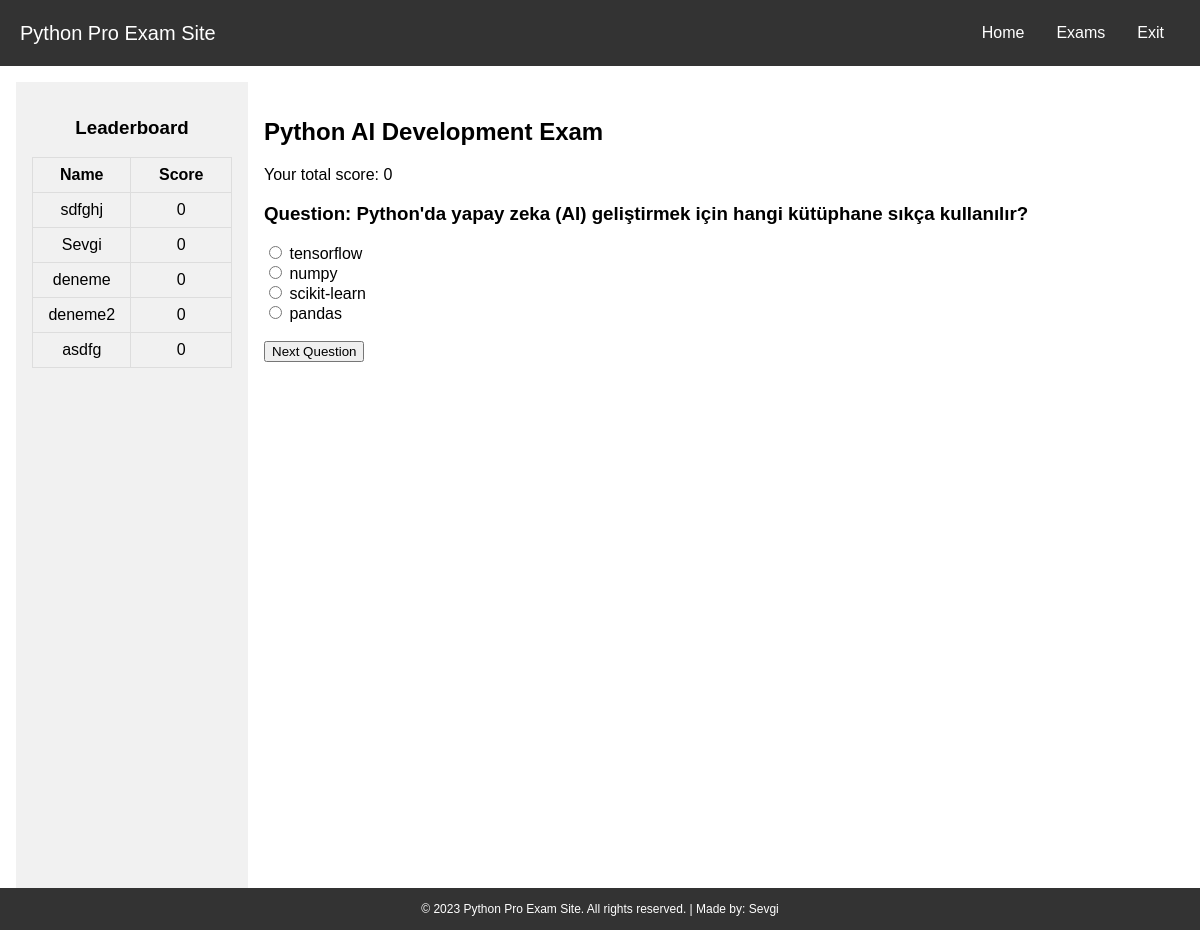
The page /examPythonAI (signed in) on the database as committed earlier.
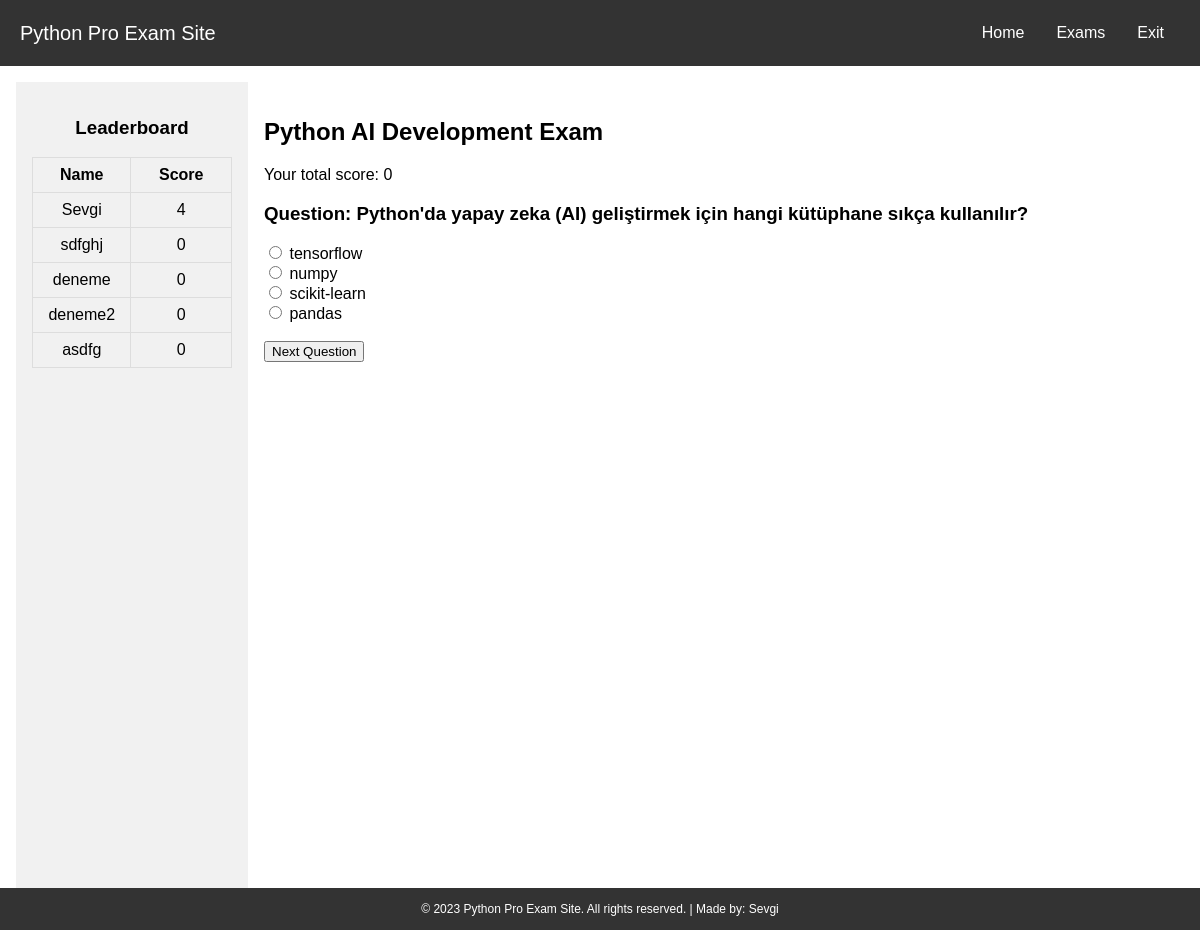
The same page on the database as committed later.
### tables this page shows
CREATE TABLE users (id INTEGER PRIMARY KEY, username TEXT NOT NULL, nickname TEXT NOT NULL, password TEXT NOT NULL, score INTEGER DEFAULT 0);

### app.py (the view)
@app.route('/examPythonAI')
def examPythonAI():
    if 'user_id' not in session:
        return redirect('/loginPage')
    user_id = session['user_id']
    conn = create_connection()
    cursor = conn.cursor()
    cursor.execute("SELECT score FROM users WHERE id = ?", (user_id,))
    user = cursor.fetchone()
    conn.close()
    if user:
        user_score = user[0]
    else:
        user_score = 0
    conn = create_connection()
    cursor = conn.cursor()
    cursor.execute("SELECT username, score FROM users ORDER BY score DESC")
    leaderboard_data = cursor.fetchall()
    conn.close()
    return render_template('examPythonAI.html', author_name=author_name, user_score=user_score, leaderboard_data=leaderboard_data)

### app.py (called while the page is built)
def create_connection():
    conn = sqlite3.connect('users.db')
    return conn

### templates/examPythonAI.html (shortened to what this page needs)
<!DOCTYPE html>
<html>
<head>
</head>
<body>
  <div class="navbar">
    <h1 class="navbar-title">Python Pro Exam Site</h1>
    <div>
      <div class="dropdown">
        <a href="/userHomePage" class="dropbtn">Home</a>
      </div>
      <div class="dropdown">
        <button class="dropbtn">Exams
        </button>
      </div>
      <div class="dropdown">
        <a href="javascript:void(0);" id="logoutButton" class="dropbtn" onclick="logout()">Exit</a>
      </div>
    </div>
  </div>
  <div class="container">
    <div class="leaderboard">
      <h3 style="text-align: center;">Leaderboard</h3>
      <table>
        <tr>
          <th>Name</th>
          <th>Score</th>
        </tr>
        {% for entry in leaderboard_data %}
        <tr>
          <td>{{ entry[0] }}</td>
          <td>{{ entry[1] }}</td>
        </tr>
        {% endfor %}
      </table>
    </div>
    <div class="exam">
      <h2>Python AI Development Exam</h2>
      <p>Your total score: <span id="userScore">0</span></p>
      <div id="question-container">
      </div>
      <form id="answer-form" style="display: none;">
        <input type="radio" name="answer" value="answer1"> <span id="answer1"></span><br>
        <input type="radio" name="answer" value="answer2"> <span id="answer2"></span><br>
        <input type="radio" name="answer" value="answer3"> <span id="answer3"></span><br>
        <input type="radio" name="answer" value="answer4"> <span id="answer4"></span><br>
        <br>
        <button type="submit">Next Question</button>
      </form>
    </div>
  </div>
  <footer class="footer">
    <p>&copy; 2023 Python Pro Exam Site. All rights reserved. | Made by: {{ author_name }}</p>
  </footer>
</body>
</html>

### templates/examPythonAI.html (style rules this page uses)
body { font-family: Arial, Helvetica, sans-serif; margin: 0; }
form { border: 3px solid #f1f1f1; }
.container { padding: 16px; background-color: white; display: flex; }
.leaderboard { flex: 1; padding: 16px; background-color: #f1f1f1; position: sticky; top: 16px; height: 100vh; max-width: 200px; }
.leaderboard table { width: 100%; border-collapse: collapse; }
.leaderboard th, .leaderboard td { padding: 8px; text-align: center; border: 1px solid #ddd; }
.leaderboard th:nth-child(2), .leaderboard td:nth-child(2) { padding-left: 20px; padding-right: 20px; }
.exam { flex: 2; padding: 16px; background-color: white; }
.navbar { overflow: hidden; background-color: #333; display: flex; justify-content: space-between; align-items: center; padding: 10px 20px; }
.navbar-title { font-size: 20px; font-weight: normal; color: white; margin: 0; }
.navbar a { font-size: 16px; color: white; text-align: center; text-decoration: none; padding: 8px 16px; position: relative; display: inline-block; }
.dropdown { float: left; overflow: hidden; display: inline-block; vertical-align: middle; }
.dropdown .dropbtn { font-size: 16px; border: none; outline: none; color: white; padding: 14px 16px; background-color: inherit; font-family: inherit; margin: 0; }
.footer { background-color: #333; color: white; text-align: center; padding: 2px 0; position: fixed; bottom: 0; left: 0; width: 100%; display: flex; justify-content: center; align-items: center; font-size: 12px; }
#answer-form { border: none; padding: 0; }

Rows that differ between the two databases and show on the page:
changed users "Sevgi": score "0" → "4"; moves up the list
